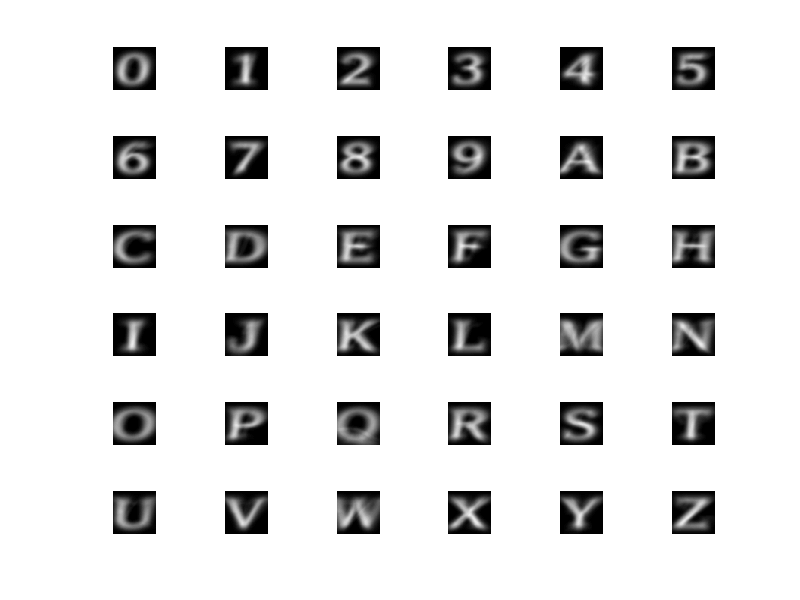
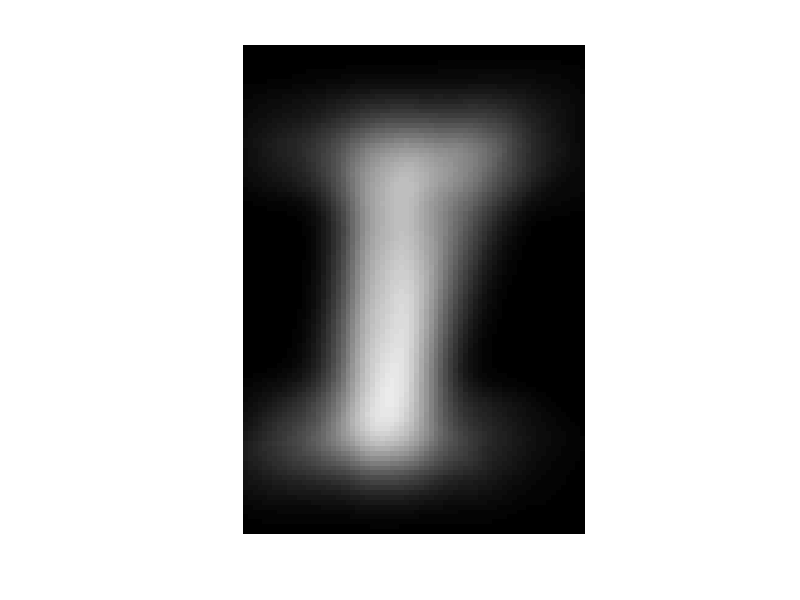

Here is the MATLAB script that generated these plots, in order:
% compute mask
clear;clc;close all;
ch='0123456789ABCDEFGHIJKLMNOPQRSTUVWXYZabcdefghijklmnopqrstuvwxyz_';

load('template')
template_01 = zeros(10000,36);
% load('template_01')
for i=1:36
%     subplot(6,6,i),imshow(reshape(template(:,i),100,100));
%     idx = template(:,i) > 0.2;
%     out = zeros(10000,1);
%     out(idx) = 1;
%     out = reshape(out,100,100);
    out = template(:,i);
    out = reshape(out,100,100);
    out = out(:,16:end-15);
    out = imresize(out,[100 100]);
    template_01(:,i) = out(:);
    subplot(6,6,i),imshow(reshape(template_01(:,i),100,100));
end
out2 = template_01(:,19);
out2 = reshape(out2,100,100);
out2 = out2(:,16:end-15);
figure;imshow(out2);
out2 = imresize(out2,[100 100]);
template_01(:,19) = out2(:);

% normalize tempalte to [0,1]
template_01 = template_01 + 0.01;
template_01 = template_01 / max(template_01(:));
save('template_01','template_01');